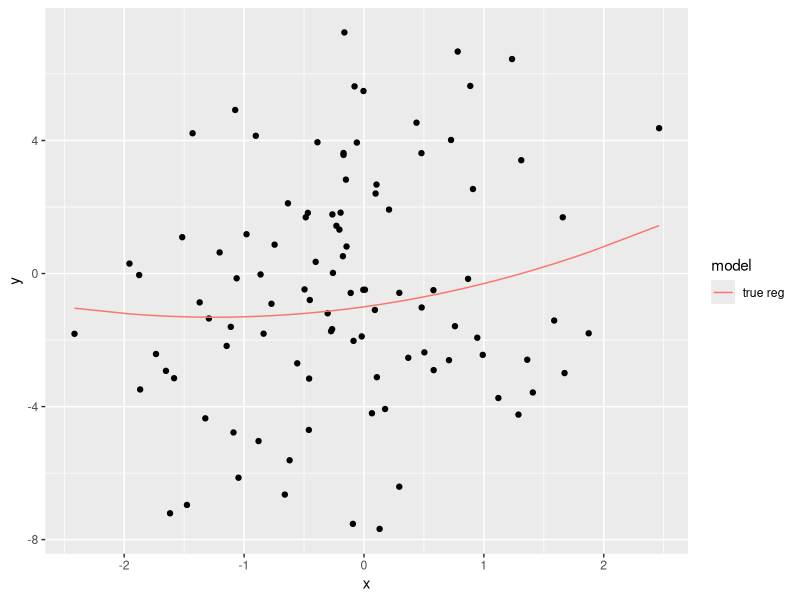
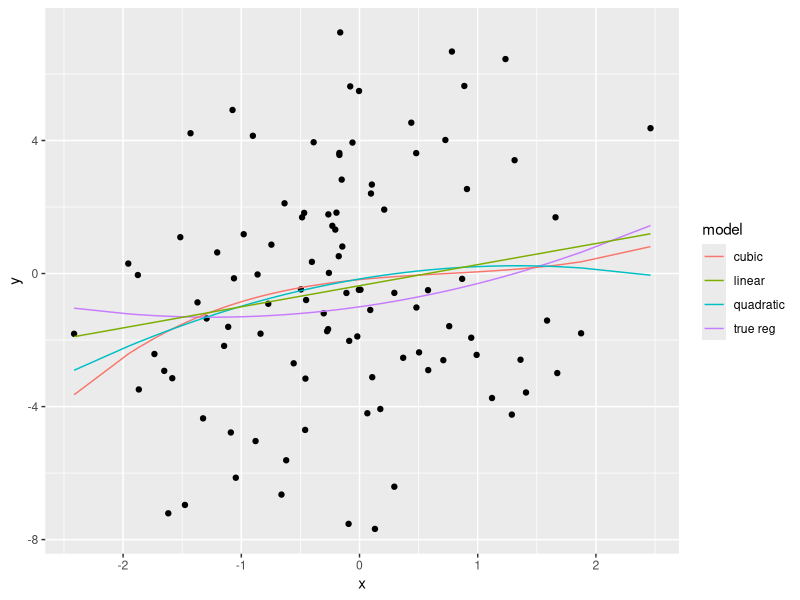
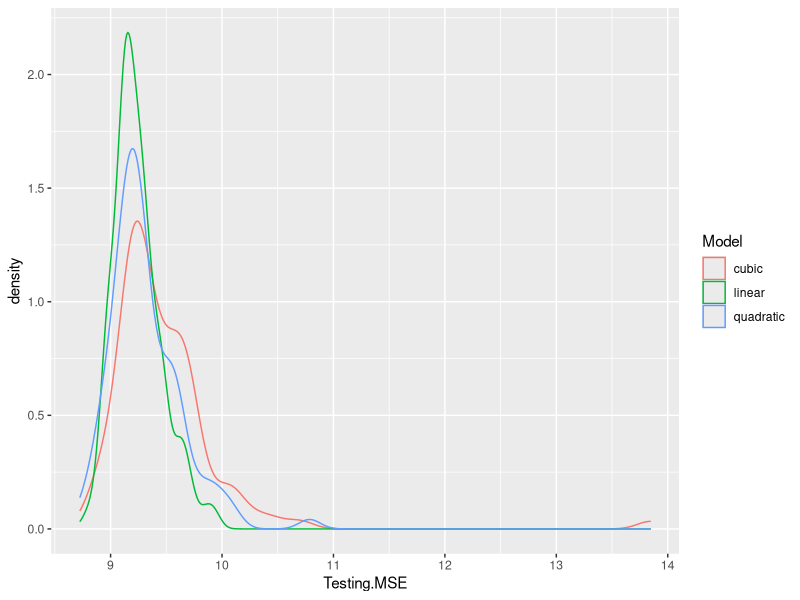

Source code (R) for these figures, in order:
## ---- chunk 1
knitr::opts_chunk$set(error = TRUE,         # Keep compiling upon error
                      collapse = FALSE,     # collapse by default
                      echo = TRUE,          # echo code by default
                      comment = "#>",       # change comment character
                      fig.width = 5,        # set figure width
                      fig.align = "center", # set figure position
                      out.width = "49%",    # set width of displayed images
                      warning = FALSE,      # do not show R warnings
                      message = FALSE)      # do not show R messages
options(dplyr.summarise.inform = FALSE)     # ignore message about group structure
## ---- chunk 2
#- Better table printing
library(kableExtra) # https://haozhu233.github.io/kableExtra/awesome_table_in_html.html
format_table <- function(x, nmax = 10) {
  kable(x) %>%
    kable_styling(full_width = FALSE,
                  font_size = 11,
                  position = "left") %>%
    {
      if (nrow(x) > nmax)
        scroll_box(., width = "100%", height = "200px")
      else
        .
    }
}
#- useful functions
digits <- function(x, k = 2)
  format(round(x, k), nsmall = k)
#- data directory
data.dir = 'https://mdporter.github.io/SYS6018/data/'
#- required functions
library(tidyverse)
## ---- chunk 3
X <- function(n, mean = 0, sd = 1) {
  return(rnorm(n, mean = mean, sd = sd))
}

epsilon <- function(n, mean = 0, sigma) {
  return(rnorm(n, mean = mean, sd = sigma))
} 

Y <- function(x, error) {
  return(-1 + 0.5 * x + 0.2 * x^2 + error)
}
## ---- chunk 4
# Set Seed
set.seed(611)

# Parameters
n = 100
sigma = 3

# Distributions 
X_dist <- X(n)
Eps_dist <- epsilon(n, sigma = sigma)
Y_dist <- Y(x = X_dist, error = Eps_dist)

# Create a Data Frame for graphing
df <- data.frame(x = X_dist, y = Y_dist)

# Create the scatter plot
ggbase <- ggplot(data = df, aes(x = x, y = y)) + 
  geom_point()

ggbase + 
  geom_line(aes(y = Y(x, 0), color = "true reg")) + 
  scale_color_discrete(name="model")
## ---- chunk 5
cubic <- lm(y ~ poly(x, 3), data = df)
quadratic <- lm(y ~ poly(x, 2), data = df)
linear <- lm(y ~ x, data = df)

df <- df %>% 
  mutate(y_cubic = cubic$fitted.values, 
         y_quadratic = quadratic$fitted.values,
         y_linear = linear$fitted.values)

# Add additional regression lines to the base plot
ggbase +
  geom_line(aes(y = Y(x, 0), color = "true reg")) + 
  geom_line(aes(y = y_cubic, color = "cubic"), data = df) + 
  geom_line(aes(y = y_quadratic, color = "quadratic"), data = df) + 
  geom_line(aes(y = y_linear, color = "linear"), data = df) + 
  scale_color_discrete(name="model")
## ---- chunk 6
# Set Seed
set.seed(612)

# Pre-defined parameter
n = 10000
sigma = 3

# New test data
x_test = X(n)
eps_test = epsilon(n, sigma = sigma)
y_test = Y(x_test, eps_test)

# Create a test data frame
test <- data.frame(x = x_test, y = y_test)

# Calculate the estimated MSE for each model
yhat_cubic <- predict(cubic, newdata = test)
yhat_quadratic <- predict(quadratic, newdata = test)
yhat_linear <- predict(linear, newdata = test)

mse <- data.frame(Model = c("cubic", "quadratic", "linear"), 
                  # `Training MSE` = c(mean((cubic$residuals) ^ 2), 
                  #                    mean((quadratic$residuals) ^ 2), 
                  #                    mean((linear$residuals) ^ 2)),
                  `Testing MSE` = c(mean((test$y - yhat_cubic)^ 2), 
                                    mean((test$y - yhat_quadratic) ^ 2), 
                                    mean((test$y - yhat_linear) ^ 2)))
print(mse)
## ---- chunk 7
# Calculate the MSE for the true f(x)
y_true_reg <- -1 + 0.5* x_test + 0.2 * x_test^2
mse_true_reg <- mean((test$y - y_true_reg)^2)

# Print the values
print(mse_true_reg)
print(min(mse$Testing.MSE) - mse_true_reg)
## ---- chunk 8
# Set Seed
set.seed(613)

output <- list()

for (i in 1:100) {
  # Training Parameters
  n = 100
  
  # Distributions 
  X_dist <- X(n)
  Eps_dist <- epsilon(n, sigma = sigma)
  Y_dist <- Y(x = X_dist, error = Eps_dist)
  
  # Create a Data Frame for graphing
  df <- data.frame(x = X_dist, y = Y_dist)
  
  # Re-run modeling with new training data
  cubic <- lm(y ~ poly(x, 3), data = df)
  quadratic <- lm(y ~ poly(x, 2), data = df)
  linear <- lm(y ~ x, data = df)
  
  
  # Testing Parameters 
  n = 10000
  
  # New test data
  x_test = X(n)
  eps_test = epsilon(n, sigma = sigma)
  y_test = Y(x_test, eps_test)
  
  # Create a test data frame
  test <- data.frame(x = x_test, y = y_test)
  
  # Calculate the estimated MSE for each model
  yhat_cubic <- predict(cubic, newdata = test)
  yhat_quadratic <- predict(quadratic, newdata = test)
  yhat_linear <- predict(linear, newdata = test)
  
  # Create an MSE Table to print
  mse <- data.frame(Model = c("cubic", "quadratic", "linear"), 
                    `Testing MSE` = c(mean((test$y - yhat_cubic)^ 2), 
                                      mean((test$y - yhat_quadratic) ^ 2), 
                                      mean((test$y - yhat_linear) ^ 2)),
                    Run = i)
  # Store the MSE Table in the designated list
  output[[i]] <- mse
}

# Convert list to data frame
output <- bind_rows(output) 

# Create the Density Plot for Each Model Testing MSE
ggplot(data = output, aes(x = Testing.MSE, color = Model)) +
  geom_density(alpha=.5)
## ---- chunk 9
# Count of how many times each model was the best
output %>% 
  group_by(Run) %>% 
  summarise(Testing.MSE = min(Testing.MSE)) %>% 
  left_join(output, by = c('Run', "Testing.MSE")) %>% 
  group_by(Model) %>% 
  summarise(Count = n())
## ---- chunk 10
# Set Seed
set.seed(613)

# New sigma value 
sigma = 2

# Create a empty list to store output
output <- list()

for (i in 1:100) {
  # Training Parameters
  n = 100
  
  # Distributions 
  X_dist <- X(n)
  Eps_dist <- epsilon(n, sigma = sigma)
  Y_dist <- Y(x = X_dist, error = Eps_dist)
  
  # Create a Data Frame for graphing
  df <- data.frame(x = X_dist, y = Y_dist)
  
  # Re-run modeling with new training data
  cubic <- lm(y ~ poly(x, 3), data = df)
  quadratic <- lm(y ~ poly(x, 2), data = df)
  linear <- lm(y ~ x, data = df)
  
  
  # Testing Parameters 
  n = 10000
  
  # New test data
  x_test = X(n)
  eps_test = epsilon(n, sigma = sigma)
  y_test = Y(x_test, eps_test)
  
  # Create a test data frame
  test <- data.frame(x = x_test, y = y_test)
  
  # Calculate the estimated MSE for each model
  yhat_cubic <- predict(cubic, newdata = test)
  yhat_quadratic <- predict(quadratic, newdata = test)
  yhat_linear <- predict(linear, newdata = test)
  
  # Create an MSE Table to print
  mse <- data.frame(Model = c("cubic", "quadratic", "linear"), 
                    `Testing MSE` = c(mean((test$y - yhat_cubic)^ 2), 
                                      mean((test$y - yhat_quadratic) ^ 2), 
                                      mean((test$y - yhat_linear) ^ 2)),
                    Run = i)
  # Store the MSE Table in the designated list
  output[[i]] <- mse
}

# Convert list to data frame
output <- bind_rows(output) 

# Count of how many times each model was the best
output %>% 
  group_by(Run) %>% 
  summarise(Testing.MSE = min(Testing.MSE)) %>% 
  left_join(output, by = c('Run', "Testing.MSE")) %>% 
  group_by(Model) %>% 
  summarise(Count = n())

## ---- chunk 11
# Set Seed
set.seed(613)

# New sigma value 
sigma = 4

# Create a empty list to store output
output <- list()

for (i in 1:100) {
  # Training Parameters
  n = 200
  
  # Distributions 
  X_dist <- X(n)
  Eps_dist <- epsilon(n, sigma = sigma)
  Y_dist <- Y(x = X_dist, error = Eps_dist)
  
  # Create a Data Frame for graphing
  df <- data.frame(x = X_dist, y = Y_dist)
  
  # Re-run modeling with new training data
  cubic <- lm(y ~ poly(x, 3), data = df)
  quadratic <- lm(y ~ poly(x, 2), data = df)
  linear <- lm(y ~ x, data = df)
  
  
  # Testing Parameters 
  n = 10000
  
  # New test data
  x_test = X(n)
  eps_test = epsilon(n, sigma = sigma)
  y_test = Y(x_test, eps_test)
  
  # Create a test data frame
  test <- data.frame(x = x_test, y = y_test)
  
  # Calculate the estimated MSE for each model
  yhat_cubic <- predict(cubic, newdata = test)
  yhat_quadratic <- predict(quadratic, newdata = test)
  yhat_linear <- predict(linear, newdata = test)
  
  # Create an MSE Table to print
  mse <- data.frame(Model = c("cubic", "quadratic", "linear"), 
                    `Testing MSE` = c(mean((test$y - yhat_cubic)^ 2), 
                                      mean((test$y - yhat_quadratic) ^ 2), 
                                      mean((test$y - yhat_linear) ^ 2)),
                    Run = i)
  # Store the MSE Table in the designated list
  output[[i]] <- mse
}

# Convert list to data frame
output <- bind_rows(output)

# Count of how many times each model was the best
output %>% 
  group_by(Run) %>% 
  summarise(Testing.MSE = min(Testing.MSE)) %>% 
  left_join(output, by = c('Run', "Testing.MSE")) %>% 
  group_by(Model) %>% 
  summarise(Count = n())
